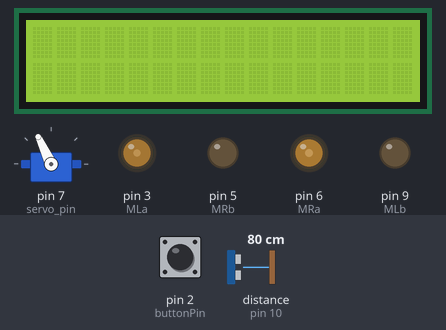
Bench run of a sketch on a simulated Arduino Uno, built with avr-gcc and run on an emulated ATmega328P. Shown: 16×2 character LCD, servo, output pins drawn as LEDs (lit = HIGH). Dashed ring = blinking. The test bench sets the inputs (shaded band); at power-on: distance to the obstacle (sensor on pin 10) 80 cm, pin 2 (buttonPin) HIGH. The echo pulse lasts 58.3 µs per cm; what the sketch prints to the serial monitor is not drawn.

Above: at 1.7 s.
1.8 s: distance to the obstacle (sensor on pin 10) set to 8 cm
3.3 s: distance to the obstacle (sensor on pin 10) set to 5 cm
At 4.24 s:
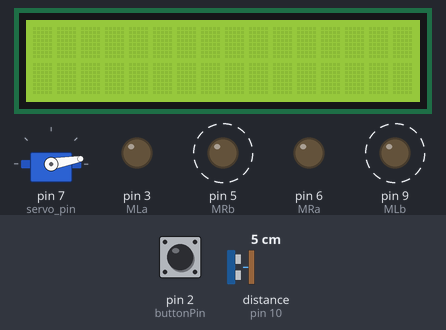
6.3 s: distance to the obstacle (sensor on pin 10) set to 35 cm
At 7.27 s:
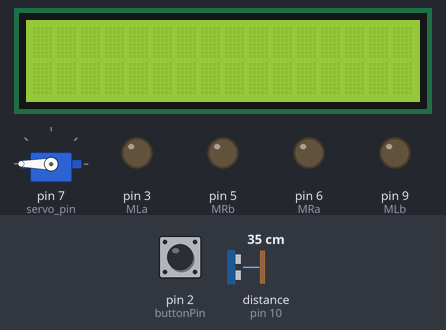
9.3 s: pin 2 (buttonPin) pulled LOW for 0.15 s
At 10.1 s:
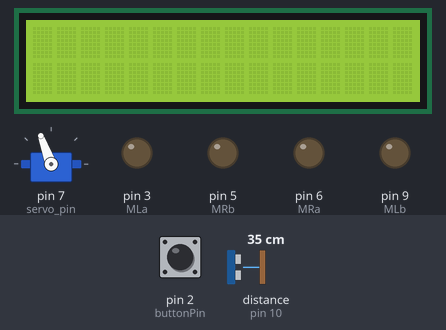
11.2 s: pin 2 (buttonPin) pulled LOW for 1 s
At 13.7 s:
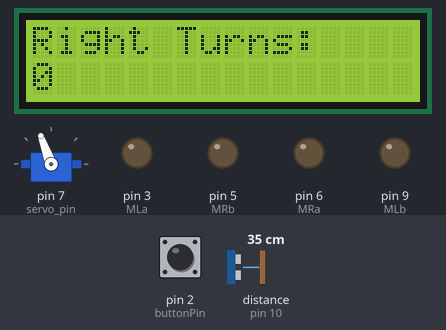
15.2 s: pin 2 (buttonPin) pulled LOW for 0.15 s
At 17.1 s:
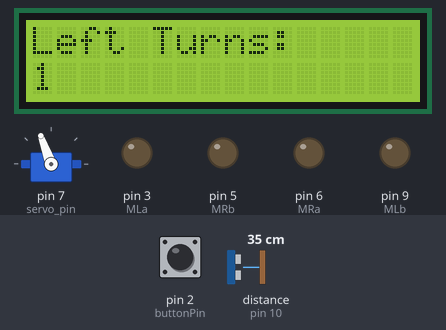
Timing chart, 0 to 18.1 s (numbered marks = the images above; inputs shaded):
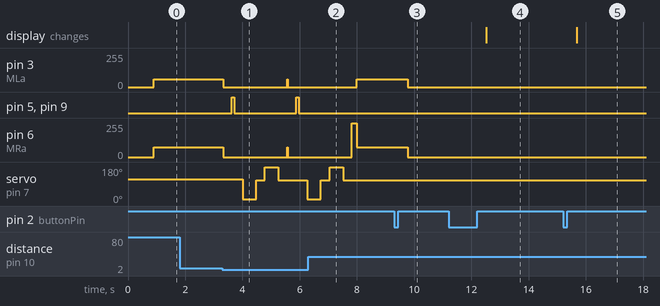

Measured:
- the behaviour switches between 7 and 6 cm on distance to the obstacle (sensor on pin 10) (found by bisection; images 0 and 1)
- after the input at 1.8 s, every drawn part: stays the same
- after the input at 3.3 s, pin 3 (MLa): 60/255 → 0/255 at once; pin 5 (MRb), pin 9 (MLb): alternates HIGH for 0.08 s and LOW for 2.2 s, starting after 0.32 s; pin 6 (MRa): 72/255 → 0/255 at once; servo on pin 7 (servo_pin): 115° → 10° after 0.70 s, → 110° 0.48 s later, → 180° 0.30 s later, → 110° 0.48 s later, … (5 changes in this stretch)
- after the input at 6.3 s, pin 5 (MRb), pin 9 (MLb): stays LOW (without the input it goes to HIGH after 1.8 s); servo on pin 7 (servo_pin): goes on until 7.5 s, then stays 110°
- after the input at 9.3 s, pin 3 (MLa): 60/255 → 0/255 after 0.47 s; pin 6 (MRa): 72/255 → 0/255 after 0.47 s
- after the input at 11.2 s, the display: changes after 1.3 s (image 4)
- after the input at 15.2 s, the display: changes after 0.48 s (image 5)

The sketch:

maze_robot_final.ino
```cpp
#include <NewPing.h>
#include <Servo.h>
#include <Wire.h>
#include <LiquidCrystal_I2C.h>

LiquidCrystal_I2C lcd(0x27,16,2);

#define MLa 3
#define MLb 9
#define MRa 6
#define MRb 5
#define trigpin 11
#define echopin 10
#define maximum_distance 500
#define buttonPin 2

boolean movestraight = false;
int distance = 100;
int buttonState = 0;
int lastButtonState = LOW;
int buttonPressCount = 0;
int lcount = 0;
int rcount = 0;
NewPing sonar(trigpin, echopin, maximum_distance);
Servo servo_pin;

void setup() {
    lcd.begin(16,2);
    lcd.backlight();
    pinMode(MLa, OUTPUT);
    pinMode(MLb, OUTPUT);
    pinMode(MRa, OUTPUT);
    pinMode(MRb, OUTPUT);
    pinMode(buttonPin, INPUT_PULLUP);
    servo_pin.attach(7);
    servo_pin.write(115);
    delay(500);
    distance = readPing();
    Serial.begin(9600);
}

void loop() {
    buttonState = digitalRead(buttonPin);
    if (buttonState == HIGH && lastButtonState == LOW) {
        buttonPressCount++;
        delay(300); // Debounce delay
    }
    lastButtonState = buttonState;

    if (buttonPressCount == 1) {
        moveforward();
    } else if (buttonPressCount == 2) {
        movestop();
    } else if (buttonPressCount == 3) {
        disright();
    } else if (buttonPressCount == 4) {
        disleft();
        buttonPressCount = 0; // Reset cycle
    }

    if (buttonPressCount == 1) {
        int distanceright=0;
        int distanceleft=0;
        distance = readPing();
        Serial.println(distance);
        if (distance <= 6) {
            movestop();
            delay(300);
            movebackward();
            delay(80);
            movestop();
            delay(300);
            int distanceright = lookright();
            delay(300);
            int distanceleft = lookleft();
            delay(300);
            if (distanceleft > 20) {
                turnleft();
                delay(180);
                lcount++;
                movestop();
            } else if (distanceright > 20) {
                turnright();
                delay(180);
                rcount++;
                movestop();
            }
        } else {
            moveforward();
        }
    }
}

void disright() {
    lcd.clear();
    lcd.setCursor(0,0);
    lcd.print("Right Turns:");
    lcd.setCursor(0,1);
    lcd.print(rcount);
    Serial.println("RIGHT COUNT");
    Serial.println(rcount);
}

void disleft() {
    lcd.clear();
    lcd.setCursor(0,0);
    lcd.print("Left Turns:");
    lcd.setCursor(0,1);
    lcd.print(lcount);
    Serial.println("LEFT COUNT");
    Serial.println(lcount);

}

int lookright() {
    servo_pin.write(10);
    delay(400);
    int distance = readPing();
    delay(50);
    servo_pin.write(110);
    return distance;
}

int lookleft() {
    servo_pin.write(180);
    delay(400);
    int distance = readPing();
    delay(50);
    servo_pin.write(110);
    return distance;
}

int readPing() {
    delay(25);
    int cm = sonar.ping_cm();
    return cm == 0 ? 250 : cm;
}

void movestop() {
    digitalWrite(MRa, LOW);
    digitalWrite(MRb, LOW);
    digitalWrite(MLa, LOW);
    digitalWrite(MLb, LOW);
}

void moveforward() {
    if (!movestraight) {
        movestraight = true;
        analogWrite(MRa, 72);
        digitalWrite(MRb, LOW);
        analogWrite(MLa, 60);
        digitalWrite(MLb, LOW);
    }
}

void movebackward() {
    movestraight = false;
    digitalWrite(MRa, LOW);
    digitalWrite(MRb, HIGH);
    digitalWrite(MLa, LOW);
    digitalWrite(MLb, HIGH);
}

void turnright() {
    digitalWrite(MRa, LOW);
    digitalWrite(MRb, LOW);
    digitalWrite(MLa, HIGH);
    digitalWrite(MLb, LOW);
}

void turnleft() {
    digitalWrite(MRa, HIGH);
    digitalWrite(MRb, LOW);
    digitalWrite(MLa, LOW);
    digitalWrite(MLb, LOW);
}
```
